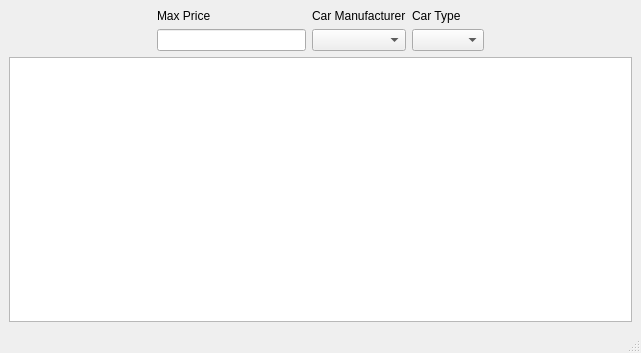
<?xml version="1.0" encoding="UTF-8"?>
<ui version="4.0">
 <class>MainWindow</class>
 <widget class="QMainWindow" name="MainWindow">
  <property name="geometry">
   <rect>
    <x>0</x>
    <y>0</y>
    <width>641</width>
    <height>353</height>
   </rect>
  </property>
  <property name="windowTitle">
   <string>Car Shop</string>
  </property>
  <widget class="QWidget" name="centralwidget">
   <layout class="QVBoxLayout" name="verticalLayout_4">
    <item>
     <layout class="QHBoxLayout" name="horizontalLayout">
      <item>
       <spacer name="horizontalSpacer_2">
        <property name="orientation">
         <enum>Qt::Orientation::Horizontal</enum>
        </property>
        <property name="sizeHint" stdset="0">
         <size>
          <width>40</width>
          <height>20</height>
         </size>
        </property>
       </spacer>
      </item>
      <item>
       <layout class="QVBoxLayout" name="verticalLayout_3">
        <item>
         <widget class="QLabel" name="label_3">
          <property name="text">
           <string>Max Price</string>
          </property>
         </widget>
        </item>
        <item>
         <widget class="QLineEdit" name="maxPriceInput"/>
        </item>
       </layout>
      </item>
      <item>
       <layout class="QVBoxLayout" name="verticalLayout">
        <item>
         <widget class="QLabel" name="label">
          <property name="text">
           <string>Car Manufacturer</string>
          </property>
         </widget>
        </item>
        <item>
         <widget class="QComboBox" name="carManufacturerList"/>
        </item>
       </layout>
      </item>
      <item>
       <layout class="QVBoxLayout" name="verticalLayout_2">
        <item>
         <widget class="QLabel" name="label_2">
          <property name="text">
           <string>Car Type</string>
          </property>
         </widget>
        </item>
        <item>
         <widget class="QComboBox" name="carTypeList"/>
        </item>
       </layout>
      </item>
      <item>
       <spacer name="horizontalSpacer">
        <property name="orientation">
         <enum>Qt::Orientation::Horizontal</enum>
        </property>
        <property name="sizeHint" stdset="0">
         <size>
          <width>40</width>
          <height>20</height>
         </size>
        </property>
       </spacer>
      </item>
     </layout>
    </item>
    <item>
     <widget class="QListWidget" name="carList"/>
    </item>
   </layout>
  </widget>
  <widget class="QMenuBar" name="menubar">
   <property name="geometry">
    <rect>
     <x>0</x>
     <y>0</y>
     <width>641</width>
     <height>18</height>
    </rect>
   </property>
  </widget>
  <widget class="QStatusBar" name="statusbar"/>
 </widget>
 <resources/>
 <connections/>
</ui>
